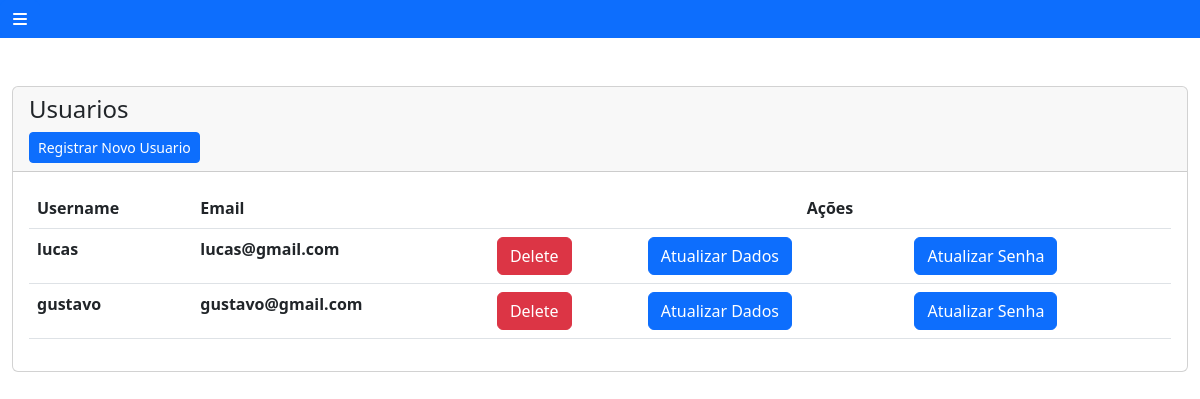
The app's page /main_menu_user (signed in), older data.
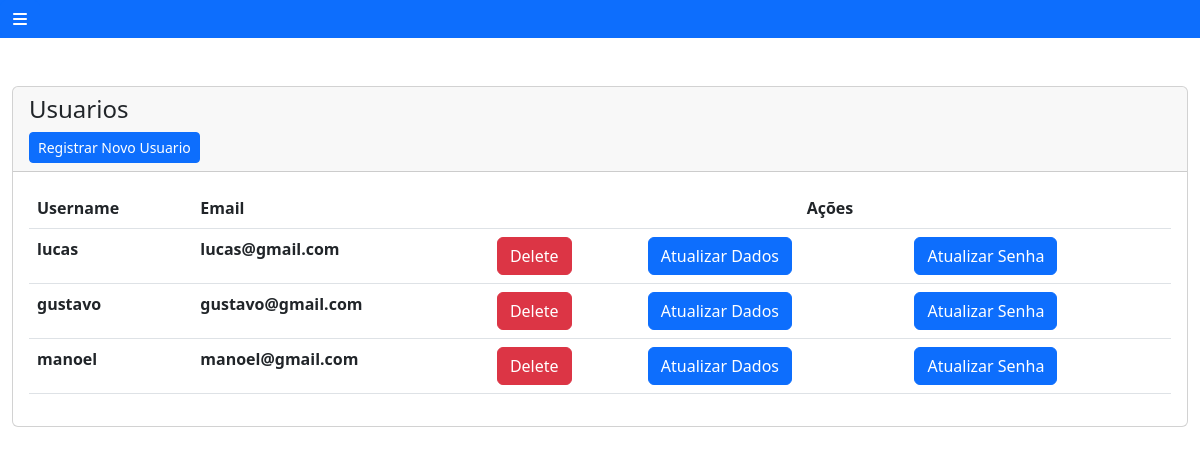
The same page, newer data.
### apps/User/models.py (models this page shows, shortened)
class User(AbstractUser):
     email = models.EmailField(unique=True)
     username = models.CharField(unique=True, max_length=30)

### apps/User/views.py (the view)
# urls.py: path('main_menu_user',views.main_menu_user,name="main_menu_user"),
@user_passes_test(lambda user: user.is_superuser,login_url='user:page_not_found')
@login_required(login_url="login_system")
def main_menu_user(request):
     return render(request,'user/main_menu_users.html',{'users':User.objects.all()})

### templates/user/main_menu_users.html (shortened to what this page needs)
{% extends 'base.html' %}
{% block content %}
<div class="card">
  <div class="card-header">
    <h4 class="card-title">Usuarios</h4>
    <td class="px-1"><a href="{% url 'user:save_user' %}" class="btn btn-primary btn-sm">Registrar Novo Usuario</a></td>
  </div>
  <div class="card-body">
    <div class="table-responsive">
      <table class="table" id="">
        <thead class="text-primary">
          <tr>
            <th>Username</th>
            <th>Email</th>
            <th colspan="3" style="text-align: center;">Ações</th>
          </tr>
        </thead>
        <tbody>
          {% for user in users %}
          <tr>
            <th>{{ user.username }}</th>
            <th>{{ user.email }}</th>
            <th><a type="submit" class="btn btn-danger" onclick="return confirm('Deseja realmente Deletar?')" href="{% url 'user:erase_user' user.id %}">Delete</a></th>
            <th><a type="submit" class="btn btn-primary" href="{% url 'user:update_user' user.id %}">Atualizar Dados</a></th>
            <th><a type="submit" class="btn btn-primary" href="{% url 'user:update_user_password' user.id %}">Atualizar Senha</a></th>
          </tr>
          {% endfor %}
        </tbody>
      </table>
    </div>
  </div>
</div>
{% endblock content %}

Row changes from the older to the newer data that the page shows:
added User: username "manoel", email "manoel@gmail.com"
